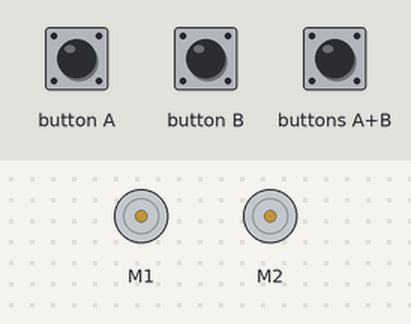
A program run on a simulated BBC micro:bit (MakeCode). Parts: 2 × DC motor (green arrow = forward, orange = backward, longer = faster). Inputs (shaded band) come from the test bench.

Above: at 1.2 s.
1.3 s: button A pressed for 0.15 s
At 2.7 s:
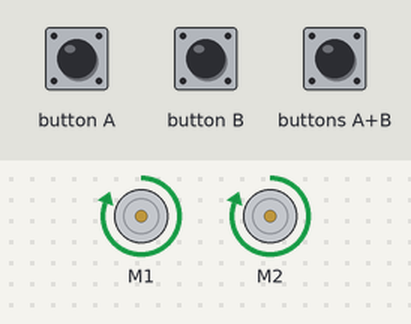
At 4.2 s:
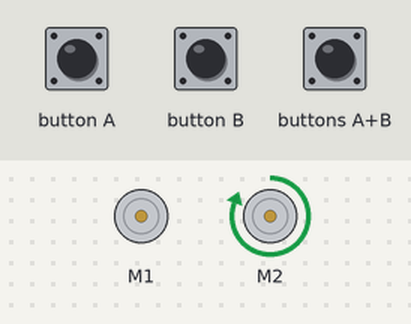
4.4 s: button B pressed for 0.15 s
7.5 s: buttons A+B pressed for 0.15 s
At 8.6 s:
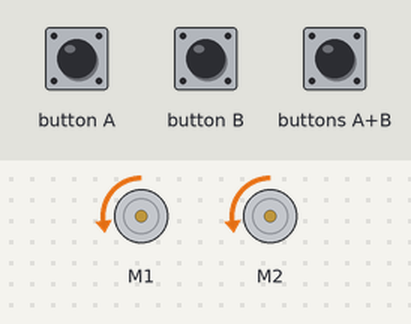
10.6 s: buttons A+B pressed for 1 s
Timing chart, 0 to 13.6 s (numbered marks = the images above; inputs shaded):
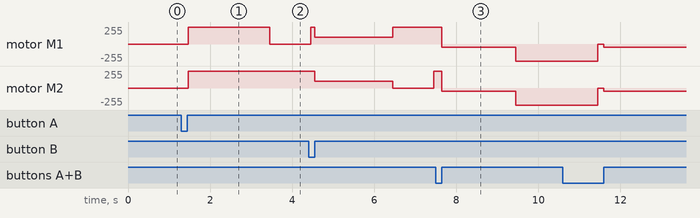

Measured:
- after the input at 1.3 s, motor M1: stopped → forward 255/255 after 0.17 s, → stopped 2.0 s later; motor M2: stopped → forward 255/255 after 0.17 s
- after the input at 7.5 s, motor M1, motor M2: forward 255/255 → backward 50/255 after 0.15 s, → backward 255/255 1.8 s later

The program:

main.ts
```typescript
input.onButtonPressed(Button.A, function () {
    maqueen.motorRun(maqueen.Motors.All, maqueen.Dir.CW, 255)
    basic.pause(2000)
    maqueen.motorRun(maqueen.Motors.M2, maqueen.Dir.CW, 255)
    maqueen.motorRun(maqueen.Motors.M1, maqueen.Dir.CW, 0)
    basic.pause(1000)
    maqueen.motorRun(maqueen.Motors.All, maqueen.Dir.CW, 255)
    basic.pause(2000)
    maqueen.motorRun(maqueen.Motors.M2, maqueen.Dir.CW, 0)
    maqueen.motorRun(maqueen.Motors.M1, maqueen.Dir.CW, 255)
    basic.pause(1000)
    maqueen.motorRun(maqueen.Motors.All, maqueen.Dir.CW, 255)
    basic.pause(2000)
    maqueen.motorRun(maqueen.Motors.All, maqueen.Dir.CCW, 255)
    basic.pause(2000)
    maqueen.motorStop(maqueen.Motors.All)
})
input.onButtonPressed(Button.AB, function () {
    maqueen.motorRun(maqueen.Motors.All, maqueen.Dir.CCW, 50)
    basic.pause(3000)
})
input.onButtonPressed(Button.B, function () {
    maqueen.motorRun(maqueen.Motors.All, maqueen.Dir.CW, 100)
    basic.pause(3000)
})
basic.clearScreen()
```

test.ts
```typescript
// aquí va el archivo "tests"; esto no se compilará cuando este paquete se utilice como una extensión.
```
